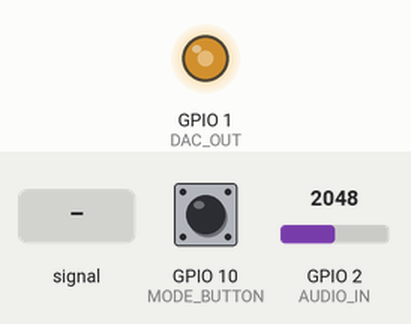
Recording of a sketch running on a simulated ESP32-S3. Parts: output pins drawn as LEDs (lit = HIGH). Inputs (shaded band) come from the test bench; at power-on: GPIO 2 (AUDIO_IN) = 2048, GPIO 10 (MODE_BUTTON) HIGH (analog values on the 0–4095 scale).

Above: at 1.2 s.
1.3 s: GPIO 2 (AUDIO_IN) fed a 1000 Hz sine of ±1023 counts around its level
Timing chart, 0 to 2.2 s (numbered marks = the images above; inputs shaded):
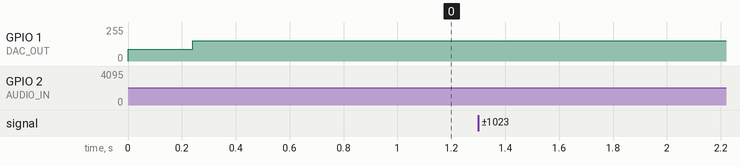

The sketch:

NanoR4_DelayPedal_DAC.ino
```cpp
/****************************************************************************************************
  Digital Delay / Reverse Speech DSP Pedal for Guitar, Voice, Synths, etc.
  MODIFIED FOR ARDUINO NANO R4, using the onboard DAC for high-quality audio output.
  - Fastest sample rate possible for Nano R4 using Ticker (~48kHz).
  - Audio output on DAC0 (A0) at 12 bits.
****************************************************************************************************/

#include <Ticker.h>

// Pin assignments
#define AUDIO_IN        A1   // Buffered analog input
#define DELAY_TIME_POT  A2   // Delay time control
#define WET_DRY_POT     A3   // Wet/Dry mix control
#define REPEATS_POT     A6   // Echo repeats
#define SHIMMER_POT     A7   // Shimmer level
#define MODE_BUTTON     10   // Momentary switch for delay/reverse
#define DAC_OUT         A0   // DAC output (true 12-bit)

const unsigned int MAX_DELAY_BUF = 48000; // ~1 second at 48kHz, adjust as needed for RAM
volatile unsigned int delayTime = 2000;   // in samples, updated by pot
volatile bool reverseMode = false;
volatile byte repeats = 2;
volatile float wetMix = 0.5;
volatile float shimmerLevel = 0.0;

// Audio buffers
uint16_t delayBuffer[MAX_DELAY_BUF];
unsigned int writeIndex = 0;

// Helper variables
unsigned long lastButtonPress = 0;
bool lastButtonState = false;

// Ticker for audio ISR
Ticker audioTicker;

// Audio ISR called by Ticker at 48kHz
void audioISR() {
  // Read input (0-4095 for 12-bit ADC)
  uint16_t inputSample = analogRead(AUDIO_IN);

  // Write incoming sample to delay buffer
  delayBuffer[writeIndex] = inputSample;

  // Calculate read index for delay/reverse
  unsigned int readIndex;
  if (reverseMode) {
    if (writeIndex >= delayTime)
      readIndex = writeIndex - delayTime;
    else
      readIndex = MAX_DELAY_BUF + writeIndex - delayTime;
    readIndex %= MAX_DELAY_BUF;
  } else {
    readIndex = (writeIndex + MAX_DELAY_BUF - delayTime) % MAX_DELAY_BUF;
  }

  // Get delayed sample and apply repeats
  uint32_t delayedSample = delayBuffer[readIndex];
  for (byte r = 1; r <= repeats; r++) {
    unsigned int echoIndex = (readIndex + r * delayTime) % MAX_DELAY_BUF;
    delayedSample += delayBuffer[echoIndex] * 0.4; // attenuate each repeat
  }

  // Apply shimmer (simple high-frequency boost)
  int32_t shimmerSample = delayedSample + (delayedSample * shimmerLevel * ((delayedSample & 0xF) > 8 ? 1 : -1));

  // Wet/dry mix
  int32_t outputSample = (inputSample * (1.0 - wetMix)) + (shimmerSample * wetMix);

  // Output to DAC pin, constrain to 0-4095
  analogWrite(DAC_OUT, constrain(outputSample, 0, 4095));

  // Advance buffer index
  writeIndex = (writeIndex + 1) % MAX_DELAY_BUF;
}

void setup() {
  pinMode(MODE_BUTTON, INPUT_PULLUP);
  pinMode(DAC_OUT, OUTPUT);

  analogReadResolution(12);    // 12 bits for ADC
  analogWriteResolution(12);   // 12 bits for DAC

  // Start Ticker ISR for audio at 48kHz (every 21us)
  audioTicker.attach_us(21, audioISR);
}

void loop() {
  // Handle delay/reverse toggle (debounced)
  bool buttonState = !digitalRead(MODE_BUTTON);
  if (buttonState && !lastButtonState && millis() - lastButtonPress > 150) {
    reverseMode = !reverseMode;
    lastButtonPress = millis();
  }
  lastButtonState = buttonState;

  // Read pots and update control variables
  unsigned int rawDelay = analogRead(DELAY_TIME_POT); // 0-4095
  delayTime = map(rawDelay, 0, 4095, 1, MAX_DELAY_BUF-1);

  unsigned int rawMix = analogRead(WET_DRY_POT);
  wetMix = rawMix / 4095.0; // 0.0 (dry) to 1.0 (wet)

  unsigned int rawRepeats = analogRead(REPEATS_POT);
  repeats = map(rawRepeats, 0, 4095, 0, 5);

  unsigned int rawShimmer = analogRead(SHIMMER_POT);
  shimmerLevel = rawShimmer / 4095.0; // 0.0 (none) to 1.0 (max)
}
```
